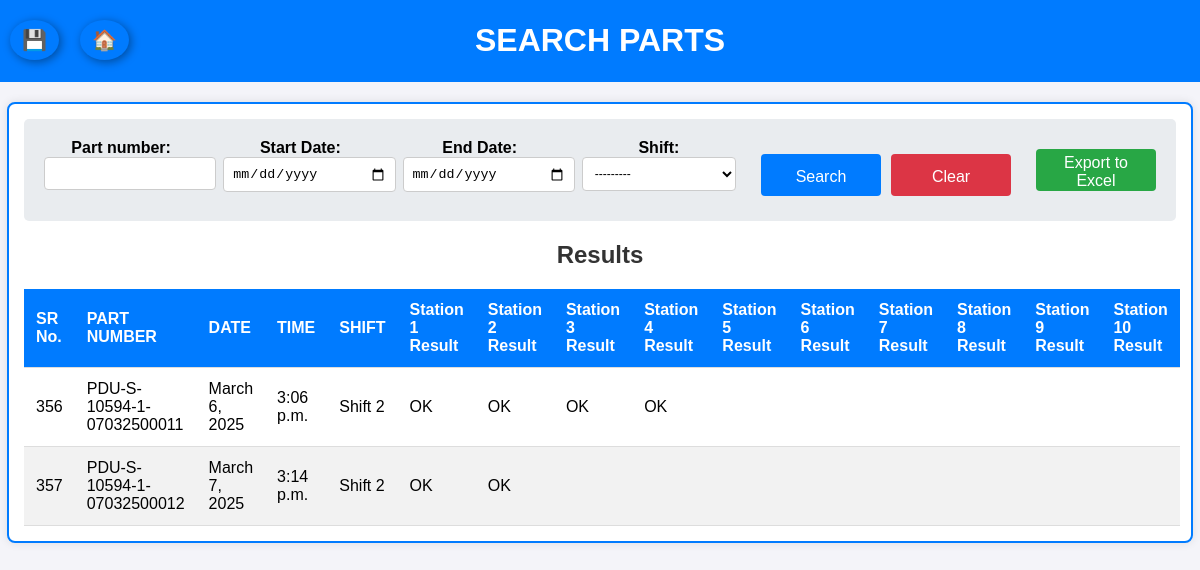
The page /search/ on the database as committed earlier.
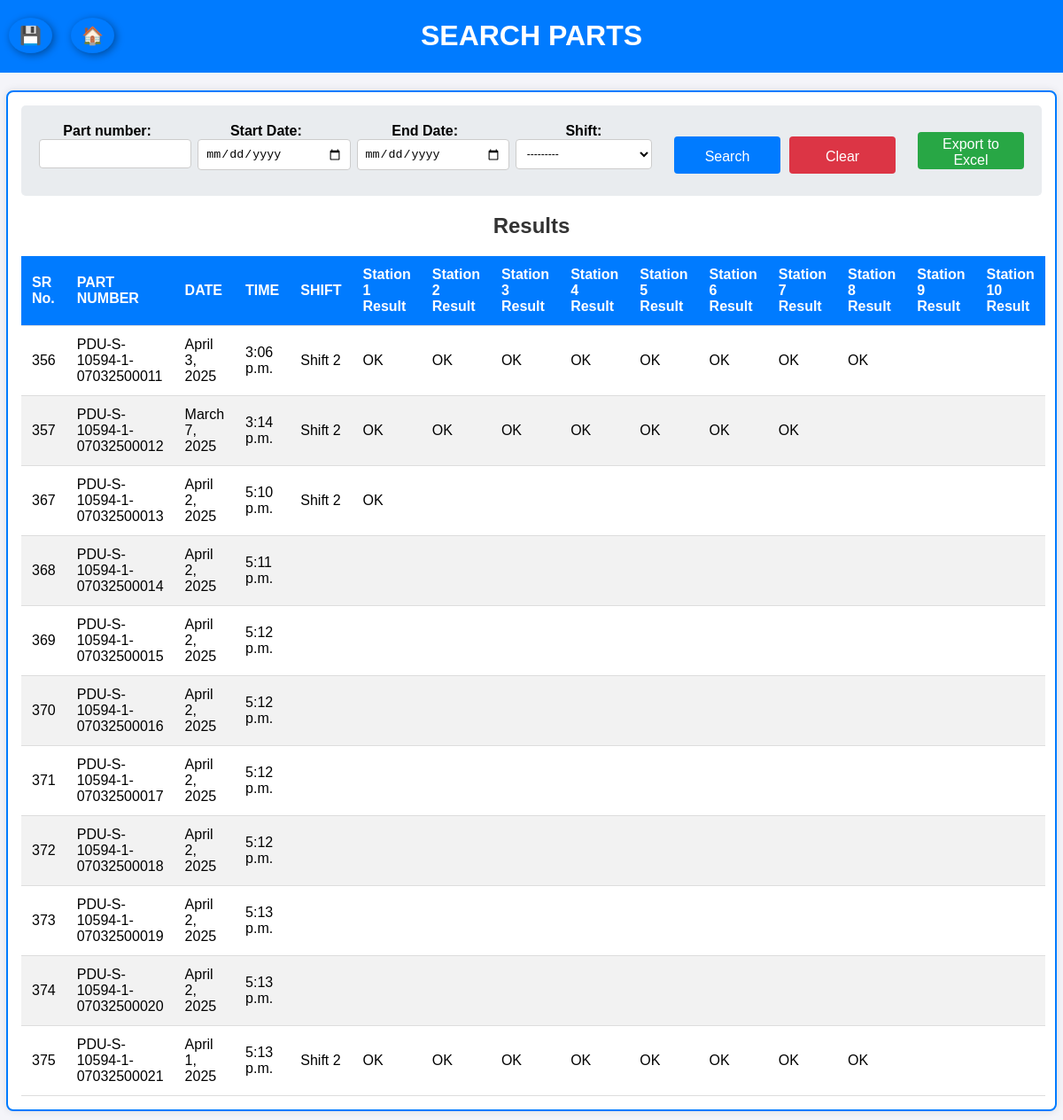
The same page on the database as committed later.
### track/models.py (models this page shows, shortened)
class TraceabilityData(models.Model):
    sr_no = models.AutoField(primary_key=True)  # Serial Number (Primary Key)
    part_number = models.CharField(max_length=100, unique=True)  # QR Code remove -    , unique=True
    date = models.DateField()  # Date of entry
    time = models.TimeField()  # Time of entry
    shift = models.CharField(max_length=10, null=True, blank=True)  # Shift (e.g., A, B, C)
    st1_time = models.TimeField(null=True, blank=True)
    st1_result = models.CharField(max_length=10, null=True, blank=True)  # Station 1 Result
    st2_time = models.TimeField(null=True, blank=True)
    st2_result = models.CharField(max_length=10, null=True, blank=True)  # Station 2 Result
    st3_time = models.TimeField(null=True, blank=True)
    st3_result = models.CharField(max_length=10, null=True, blank=True)  # Station 3 Result
    st4_time = models.TimeField(null=True, blank=True)
    st4_result = models.CharField(max_length=10, null=True, blank=True)  # Station 4 Result
    st5_time = models.TimeField(null=True, blank=True)
    st5_result = models.CharField(max_length=10, null=True, blank=True)  # Station 5 Result
    st6_time = models.TimeField(null=True, blank=True)
    st6_result = models.CharField(max_length=10, null=True, blank=True)  # Station 6 Result
    st7_time = models.TimeField(null=True, blank=True)
    st7_result = models.CharField(max_length=10, null=True, blank=True)  # Station 7 Result
    st8_time = models.TimeField(null=True, blank=True)
    st8_result = models.CharField(max_length=10, null=True, blank=True)  # Station 8 Result
    st9_time = models.TimeField(null=True, blank=True)
    st9_result = models.CharField(max_length=10, null=True, blank=True)  # Station 7 Result
    st10_time = models.TimeField(null=True, blank=True)
    st10_result = models.CharField(max_length=10, null=True, blank=True)  # Station 8 Result

### track/views.py (the view)
# urls.py: path('search/', search_parts, name='search_parts'),
def search_parts(request):
    queryset = TraceabilityData.objects.all()
    filter = TraceabilityDataFilter(request.GET, queryset=queryset)
    return render(request, 'track/search_parts.html', {'filter': filter})

### track/templates/track/search_parts.html (shortened to what this page needs)
{% load static %}
<!DOCTYPE html>
<html lang="en">
<head>
    <link rel="stylesheet" href="{% static 'css/styles.css' %}">
</head>
<body>
    <Header>
        <h1>SEARCH PARTS</h1>
    </Header>
    <a href="{% url 'admin:track_traceabilitydata_changelist' %}" class="database-btn">💾</a>
    <a href="{% url 'combined_page' %}" class="database-btn" style="left: 80px;">🏠</a>
    <div class="container">
        <form method="get" class="filters">
            <div class="form-group">
                {{ filter.form.part_number.label_tag }}
                {{ filter.form.part_number }}
            </div>
            <div class="form-group">
                {{ filter.form.start_date.label_tag }}
                <input type="date" name="start_date" value="{{ request.GET.start_date }}">
            </div>
            <div class="form-group">
                {{ filter.form.end_date.label_tag }}
                <input type="date" name="end_date" value="{{ request.GET.end_date }}">
            </div>
            <div class="form-group">
                {{ filter.form.shift.label_tag }}
                {{ filter.form.shift }}
            </div>
            <div class="form-buttons">
                <button type="submit">Search</button>
                <a href="{% url 'search_parts' %}" class="clear-button">Clear</a>
            </div>
            <div class="form-buttons" style="justify-content: center; margin-bottom: 10px;">
                <a href="{% url 'export_parts' %}?{{ request.GET.urlencode }}" class="clear-button" style="background-color: #28a745;">
                    Export to Excel
                </a>
            </div>
        </form>
        <h2>Results</h2>
        <table>
            <thead>
                <tr>
                    <th>SR No.</th>
                    <th>PART NUMBER</th>
                    <th>DATE</th>
                    <th>TIME</th>
                    <th>SHIFT</th>
                    <th>Station 1 Result</th>
                    <th>Station 2 Result</th>
                    <th>Station 3 Result</th>
                    <th>Station 4 Result</th>
                    <th>Station 5 Result</th>
                    <th>Station 6 Result</th>
                    <th>Station 7 Result</th>
                    <th>Station 8 Result</th>
                    <th>Station 9 Result</th>
                    <th>Station 10 Result</th>
                </tr>
            </thead>
            <tbody>
                {% for data in filter.qs %}
                    <tr>
                        <td>{{ data.sr_no|default_if_none:"" }}</td>
                        <td>{{ data.part_number|default_if_none:"" }}</td>
                        <td>{{ data.date|default_if_none:"" }}</td>
                        <td>{{ data.time|default_if_none:"" }}</td>
                        <td>{{ data.shift|default_if_none:"" }}</td>
                        <td>{{ data.st1_result|default_if_none:"" }}</td>
                        <td>{{ data.st2_result|default_if_none:"" }}</td>
                        <td>{{ data.st3_result|default_if_none:"" }}</td>
                        <td>{{ data.st4_result|default_if_none:"" }}</td>
                        <td>{{ data.st5_result|default_if_none:"" }}</td>
                        <td>{{ data.st6_result|default_if_none:"" }}</td>
                        <td>{{ data.st7_result|default_if_none:"" }}</td>
                        <td>{{ data.st8_result|default_if_none:"" }}</td>
                        <td>{{ data.st9_result|default_if_none:"" }}</td>
                        <td>{{ data.st10_result|default_if_none:"" }}</td>
                    </tr>
                {% empty %}
                    <tr>
                        <td colspan="13">No results found.</td>
                    </tr>
                {% endfor %}
            </tbody>
        </table>
    </div>
</body>
</html>

### track/static/css/styles.css (style rules this page uses)
.database-btn { position: fixed; top: 20px; left: 10px; background-color: #007BFF; color: white; padding: 8px 12px; border-radius: 50%; font-size: 20px; text-decoration: none; box-shadow: 2px 2px 10px rgba(0, 0, 0, 0.4); transition: background-color 0.3s, transform 0.2s; }

### track/templates/track/search_parts.html (style rules this page uses)
body { font-family: Arial, sans-serif; background-color: #f4f4f9; margin: 0; padding: 0; }
.container { width: 96%; margin: 0 auto; margin-top: 20px; padding: 15px; box-shadow: 0 0 10px rgba(0, 0, 0, 0.1); border: 2px solid #007BFF; border-radius: 8px; margin-bottom: 20px; background-color: #ffffff; text-align: center; }
h2 { color: #333; }
form { margin-bottom: 20px; padding: 20px; background-color: #e9ecef; border-radius: 5px; display: flex; gap: 25px; flex-wrap: wrap; }
.form-group { flex: 1; min-width: 150px; }
label { font-weight: bold; }
input, select { width: 100%; padding: 8px; border: 1px solid #ccc; border-radius: 4px; }
.form-buttons { margin-top: 10px; display: flex; gap: 10px; align-items: center; }
.form-buttons button, .form-buttons .clear-button { width: 120px; height: 42px; padding: 12px 15px 8px 15px; border: none; border-radius: 4px; cursor: pointer; font-size: 16px; text-align: center; display: flex; align-items: center; justify-content: center; box-sizing: border-box; }
.form-buttons button { background-color: #007bff; color: #fff; }
.form-buttons .clear-button { background-color: #dc3545; color: #fff; text-decoration: none; display: flex; align-items: center; justify-content: center; box-sizing: border-box; }
table { width: 100%; border-collapse: collapse; margin-top: 20px; }
th, td { padding: 12px; text-align: left; border-bottom: 1px solid #ddd; }
th { background-color: #007bff; color: #fff; }
tr:nth-child(even) { background-color: #f2f2f2; }
select { width: 100%; padding: 8px; border: 1px solid #ccc; border-radius: 4px; background-color: #fff; font-size: 12px; cursor: pointer; }
header, footer { background-color: #007BFF; color: white; text-align: center; padding: 1px 0; }
h1 { color: #ffffff; }

Rows that differ between the two databases and show on the page:
changed TraceabilityData "PDU-S-10594-1-07032500011": date "March 6, 2025" → "April 3, 2025"; st5_result (not shown) → "OK"; st6_result (not shown) → "OK"; st7_result (not shown) → "OK"; st8_result (not shown) → "OK"
changed TraceabilityData "PDU-S-10594-1-07032500012": st3_result (not shown) → "OK"; st4_result (not shown) → "OK"; st5_result (not shown) → "OK"; st6_result (not shown) → "OK"; st7_result (not shown) → "OK"
added TraceabilityData: sr_no "367", part_number "PDU-S-10594-1-07032500013", date "April 2, 2025", time "5:10 p.m.", shift "Shift 2", st1_result "OK"
added TraceabilityData: sr_no "368", part_number "PDU-S-10594-1-07032500014", date "April 2, 2025", time "5:11 p.m."
added TraceabilityData: sr_no "369", part_number "PDU-S-10594-1-07032500015", date "April 2, 2025", time "5:12 p.m."
added TraceabilityData: sr_no "370", part_number "PDU-S-10594-1-07032500016", date "April 2, 2025", time "5:12 p.m."
added TraceabilityData: sr_no "371", part_number "PDU-S-10594-1-07032500017", date "April 2, 2025", time "5:12 p.m."
added TraceabilityData: sr_no "372", part_number "PDU-S-10594-1-07032500018", date "April 2, 2025", time "5:12 p.m."
added TraceabilityData: sr_no "373", part_number "PDU-S-10594-1-07032500019", date "April 2, 2025", time "5:13 p.m."
added TraceabilityData: sr_no "374", part_number "PDU-S-10594-1-07032500020", date "April 2, 2025", time "5:13 p.m."
added TraceabilityData: sr_no "375", part_number "PDU-S-10594-1-07032500021", date "April 1, 2025", time "5:13 p.m.", shift "Shift 2", st1_result "OK", st2_result "OK", st3_result "OK", st4_result "OK", st5_result "OK", st6_result "OK", st7_result "OK", st8_result "OK"
